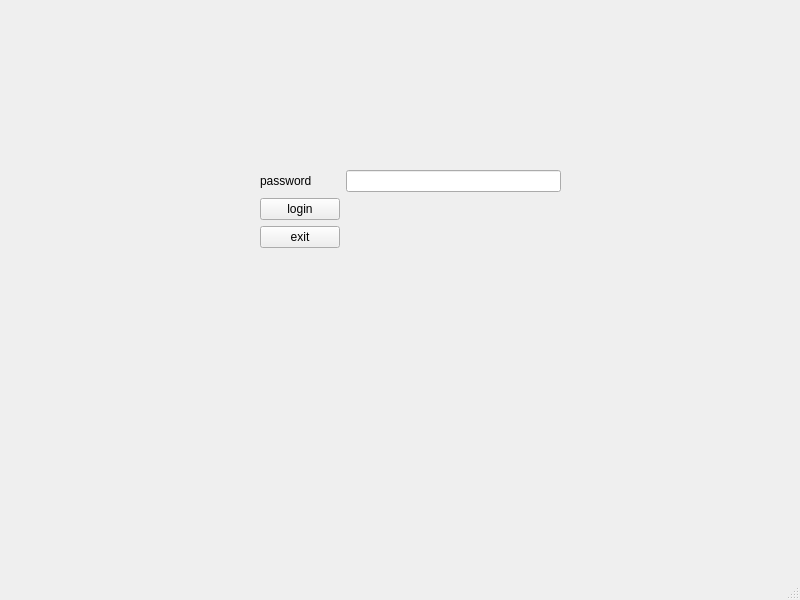
<?xml version="1.0" encoding="UTF-8"?>
<ui version="4.0">
 <class>AdminLoginWindow</class>
 <widget class="QMainWindow" name="AdminLoginWindow">
  <property name="geometry">
   <rect>
    <x>0</x>
    <y>0</y>
    <width>800</width>
    <height>600</height>
   </rect>
  </property>
  <property name="windowTitle">
   <string>MainWindow</string>
  </property>
  <widget class="QWidget" name="centralwidget">
   <widget class="QWidget" name="formLayoutWidget">
    <property name="geometry">
     <rect>
      <x>260</x>
      <y>170</y>
      <width>301</width>
      <height>231</height>
     </rect>
    </property>
    <layout class="QFormLayout" name="formLayout">
     <item row="2" column="0">
      <widget class="QPushButton" name="pushButton_login">
       <property name="text">
        <string>login</string>
       </property>
      </widget>
     </item>
     <item row="3" column="0">
      <widget class="QPushButton" name="pushButton_exit">
       <property name="text">
        <string>exit</string>
       </property>
      </widget>
     </item>
     <item row="0" column="0">
      <widget class="QLabel" name="label_2">
       <property name="text">
        <string>password</string>
       </property>
      </widget>
     </item>
     <item row="0" column="1">
      <widget class="QLineEdit" name="lineEdit_password"/>
     </item>
    </layout>
   </widget>
  </widget>
  <widget class="QMenuBar" name="menubar">
   <property name="geometry">
    <rect>
     <x>0</x>
     <y>0</y>
     <width>800</width>
     <height>26</height>
    </rect>
   </property>
  </widget>
  <widget class="QStatusBar" name="statusbar"/>
 </widget>
 <resources/>
 <connections/>
</ui>
